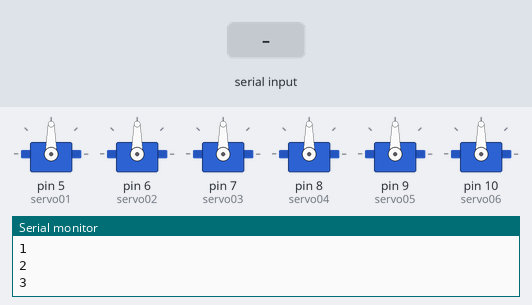
Bench run of a sketch on a simulated Arduino Uno, built with avr-gcc and run on an emulated ATmega328P. On the bench: 6 × servo, the last lines printed to the serial monitor. The inputs (shaded band) are chosen by the test bench.

Above: at 0.1 s.
At 3.0 s:
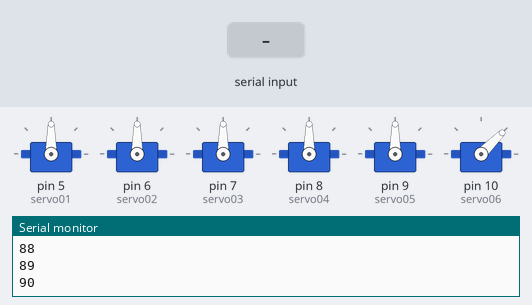
3.1 s: "<m1180>" received over Serial
4.6 s: "<m1180>" received over the second serial link
6.6 s: "<90,45>" received over Serial
8.1 s: "<90,45>" received over the second serial link
9.6 s: "<1>" received over Serial
11.1 s: "<30,150>" received over the second serial link
Timing chart, 0 to 13.8 s (numbered marks = the images above; inputs shaded):
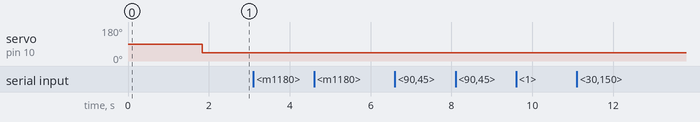

The sketch:

progetto.ino
```cpp
//1. leggere il dato da monitor seriale arduino. es. m1180

//2. quando ho ricevuto il dato , devo spezzarlo in 2 . es datototale = "m1180",
    // nomeMotore da caratteri 1 e 2 , posizione dal 3 carattere in poi
    // es. nomeMotore="m1" posizioneMotore="180"

//3. inviare la posizione al motore

//4. impostare finecorsa software per impedire al servo di raggiungere posizioni che lo
  // porterebbero ad un surriscaldamento

//5. leggere un dato da bluetooth e proseguire la logica come in punto 2

////

//1. la logica riceve input da monitor seriale e invoca 2 funzioni per ricevere i dati con
// inizio trasmissione "<" e fine ">" ,
// es <m1180> , es <m1180><m290>


//serial region
const byte numChars = 32;
char receivedChars[numChars];

boolean newData = false;
//serial region


//servo region
#include <Servo.h>

Servo servo01;
Servo servo02;
Servo servo03;
Servo servo04;
Servo servo05;
Servo servo06;


int gradiMotore1Min=1;int gradiMotore1Max=179;
int gradiMotore2Min=10;int gradiMotore2Max=120;
int gradiMotore3Min=10;int gradiMotore3Max=90;
int gradiMotore4Min=10;int gradiMotore4Max=90;
int gradiMotore5Min=10;int gradiMotore5Max=90;
int gradiMotore6Min=20;int gradiMotore6Max=90;

int servo1Pos, servo2Pos, servo3Pos, servo4Pos, servo5Pos, servo6Pos; // current position
int servo1PPos, servo2PPos, servo3PPos, servo4PPos, servo5PPos, servo6PPos; // previous position


//servo region

//bt region
#include <SoftwareSerial.h>
SoftwareSerial bluetooth(3, 4);
String message; //string that stores the incoming message

//bt region


void setup() {
    Serial.begin(9600);
    Serial.println("<Arduino is ready>");
    Serial.println("<M4100>");


    //servo region
    servo01.attach(5);
    servo02.attach(6);
    servo03.attach(7);
    servo04.attach(8);
    servo05.attach(9);
    servo06.attach(10);

    servo1Pos = servo1PPos = servoMotion(90, 500 , 1);
    servo02.write(90);
    servo03.write(90);
    servo04.write(90);
    servo05.write(90);
    servo06.write(45);


    //servo region


    //bt region
    bluetooth.begin(9600); //set baud rate
    //bt region
}

void loop() {

    recvWithStartEndMarkers();

    showNewData("");

    mybluetooth();

  }

void recvWithStartEndMarkers() {
    static boolean recvInProgress = false;
    static byte ndx = 0;
    char startMarker = '<';
    char endMarker = '>';
    char rc;

    while (Serial.available() > 0 && newData == false) {
        rc = Serial.read();

        if (recvInProgress == true) {
            if (rc != endMarker) {
                receivedChars[ndx] = rc;
                ndx++;
                if (ndx >= numChars) {
                    ndx = numChars - 1;
                }
            }
            else {
                receivedChars[ndx] = '\0'; // terminate the string
                recvInProgress = false;
                ndx = 0;
                newData = true;
            }
        }

        else if (rc == startMarker) {
            recvInProgress = true;
        }
    }
}


void showNewData(String message) {

    //Serial.print("showNewData ");Serial.print(message);

    if (newData == true || !message.equals("")) {
        Serial.print("This just in ... ");
        Serial.println(receivedChars);
  String datiInArrivo;
  if (newData == true) {datiInArrivo = receivedChars; }
  if (!message.equals("")) {datiInArrivo = message;}


  String nomeMotore = datiInArrivo.substring(1, 2);
  Serial.println("il motore è: " + nomeMotore);


  int gradiMotore = (datiInArrivo.substring(2,datiInArrivo.length())).toInt();
  Serial.print("comandato ad andare sul grado: ");Serial.print(gradiMotore);
  Serial.println("");
  //3

  switch (nomeMotore.toInt()) {
    case 1:
      Serial.print("servo1PPos ");Serial.println(servo1PPos);
      Serial.print("gradiMotore1Min ");Serial.println(gradiMotore1Min);
      Serial.print("gradiMotore1Max ");Serial.println(gradiMotore1Max);


      servo1PPos = servoMotion(gradiMotore,500 , 1);


      break;

    case 2:
      //muovi servo
      if (gradiMotore<gradiMotore2Min) {gradiMotore=gradiMotore2Min;}
      if (gradiMotore>gradiMotore2Max) {gradiMotore=gradiMotore2Max;}
      servo2PPos = servoMotion(gradiMotore,1000 , 2);
      break;

     case 3:
      //muovi servo
      Serial.print("motore 3");
      Serial.print("gradiMotore ");  Serial.println(gradiMotore);
      Serial.print("gradiMotore3Min ");  Serial.println(gradiMotore3Min);

      if (gradiMotore<gradiMotore3Min) {gradiMotore=gradiMotore3Min;
      if (gradiMotore>gradiMotore3Max) {gradiMotore=gradiMotore3Max;}

      Serial.print("comando finecorsa grado:");Serial.println(gradiMotore3Min);}

      servo3PPos = servoMotion(gradiMotore,1000 , 3);

      break;


     case 4:
      //<m490>muovi servo
      //int servoMotion(int posS, int dlyTime, int servoNbr ){
      Serial.print("servo4PPos  ");  Serial.println(servo4PPos);
      servo4PPos = servoMotion(gradiMotore,500 , 4);
      Serial.print("servo4PPos  ");  Serial.println(servo4PPos);

      break;

     case 5:
           servo5PPos = servoMotion(gradiMotore,500 , 5);


      break;

     case 6:
      Serial.print("servo6PPos ");Serial.println(servo6PPos);
      Serial.print("gradiMotore6Min ");Serial.println(gradiMotore6Min);
      Serial.print("gradiMotore6Max ");Serial.println(gradiMotore6Max);

      if (gradiMotore<gradiMotore6Min) {gradiMotore=gradiMotore6Min;}
      if (gradiMotore>gradiMotore6Max) {gradiMotore=gradiMotore6Max;}
      servo6PPos = servoMotion(gradiMotore,500 , 6);
      break;


    //aggiungere altri motori

    default:
      // eventuale default
      Serial.println("default ");
      }

  //3
        newData = false;
        message = "";
    }
}

//bluetooth
void mybluetooth()
{
  while(bluetooth.available()){
    message+=char(bluetooth.read());
    Serial.println("connected");

  }
  if(!bluetooth.available())
  {
    if(message!="")
    {//if data is available

     //servo1.write(message.toInt());

      Serial.print("mybluetooth "); Serial.println(message); //show the data

     showNewData(message);

     message=""; //clear the data


    }
  }
}

//dalla turca
int servoMotion(int posS, int dlyTime, int servoNbr ){
  int prevPos;
  Servo servo00;
  if (servoNbr == 1){
    prevPos = servo1PPos;
    servo00 = servo01;
  }
  if (servoNbr == 2){
    prevPos = servo2PPos;
    servo00 = servo02;
  }
  if (servoNbr == 3){
    prevPos = servo3PPos;
    servo00 = servo03;
  }
  if (servoNbr == 4){
    prevPos = servo4PPos;
    servo00 = servo04;
  }
  if (servoNbr == 5){
    prevPos = servo5PPos;
    servo00 = servo05;
  }
  if (servoNbr == 6){
    prevPos = servo6PPos;
    servo00 = servo06;
    //if (servo6PPos<gradiMotore6Min) {servo6PPos=gradiMotore6Min;}
    //if (servo6PPos>gradiMotore6Max) {servo6PPos=gradiMotore6Max;}

  // finire finecorsa software

  }
  if (prevPos > posS){
    for ( int i = prevPos; i >= posS; i--){ // Run servo down
      servo00.write(i);
      delay(20);// defines the speed at which the servo rotates
    }
    // If previous position is smaller then current position
  }

    Serial.print("prevPos");      Serial.println(prevPos);
    Serial.print("posS");    Serial.println(posS);


  if (prevPos < posS){
    for ( int i = prevPos; i <= posS; i++){ // Run servo up
      servo00.write(i);
      delay(20);
      Serial.println(i);

    }
  }
  prevPos = posS; // set current position as previous position
  return prevPos;
}
```
